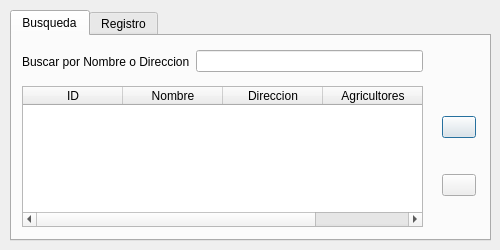
<?xml version="1.0" encoding="UTF-8"?>
<ui version="4.0">
 <class>Dialog</class>
 <widget class="QDialog" name="Dialog">
  <property name="geometry">
   <rect>
    <x>0</x>
    <y>0</y>
    <width>500</width>
    <height>250</height>
   </rect>
  </property>
  <property name="minimumSize">
   <size>
    <width>500</width>
    <height>250</height>
   </size>
  </property>
  <property name="maximumSize">
   <size>
    <width>500</width>
    <height>250</height>
   </size>
  </property>
  <property name="windowTitle">
   <string>Explotaciones</string>
  </property>
  <widget class="QTabWidget" name="tabWidget">
   <property name="enabled">
    <bool>true</bool>
   </property>
   <property name="geometry">
    <rect>
     <x>10</x>
     <y>10</y>
     <width>481</width>
     <height>231</height>
    </rect>
   </property>
   <property name="minimumSize">
    <size>
     <width>0</width>
     <height>0</height>
    </size>
   </property>
   <property name="currentIndex">
    <number>0</number>
   </property>
   <widget class="QWidget" name="tab">
    <attribute name="title">
     <string>Busqueda</string>
    </attribute>
    <widget class="QWidget" name="verticalLayoutWidget">
     <property name="geometry">
      <rect>
       <x>430</x>
       <y>50</y>
       <width>34</width>
       <height>141</height>
      </rect>
     </property>
     <layout class="QVBoxLayout" name="verticalLayout">
      <item>
       <widget class="QPushButton" name="pushButton">
        <property name="text">
         <string/>
        </property>
       </widget>
      </item>
      <item>
       <widget class="QPushButton" name="pushButton_3">
        <property name="text">
         <string/>
        </property>
       </widget>
      </item>
     </layout>
    </widget>
    <widget class="QWidget" name="horizontalLayoutWidget_2">
     <property name="geometry">
      <rect>
       <x>10</x>
       <y>10</y>
       <width>401</width>
       <height>31</height>
      </rect>
     </property>
     <layout class="QHBoxLayout" name="horizontalLayout_2">
      <item>
       <widget class="QLabel" name="label">
        <property name="text">
         <string>Buscar por Nombre o Direccion</string>
        </property>
       </widget>
      </item>
      <item>
       <widget class="QLineEdit" name="lineEdit"/>
      </item>
     </layout>
    </widget>
    <widget class="QWidget" name="horizontalLayoutWidget">
     <property name="geometry">
      <rect>
       <x>10</x>
       <y>50</y>
       <width>401</width>
       <height>141</height>
      </rect>
     </property>
     <layout class="QHBoxLayout" name="horizontalLayout">
      <item>
       <widget class="QTableWidget" name="tableWidget">
        <property name="sizeAdjustPolicy">
         <enum>QAbstractScrollArea::AdjustToContents</enum>
        </property>
        <property name="editTriggers">
         <set>QAbstractItemView::NoEditTriggers</set>
        </property>
        <property name="selectionBehavior">
         <enum>QAbstractItemView::SelectRows</enum>
        </property>
        <column>
         <property name="text">
          <string>ID</string>
         </property>
        </column>
        <column>
         <property name="text">
          <string>Nombre</string>
         </property>
        </column>
        <column>
         <property name="text">
          <string>Direccion</string>
         </property>
        </column>
        <column>
         <property name="text">
          <string>Agricultores</string>
         </property>
        </column>
       </widget>
      </item>
     </layout>
    </widget>
   </widget>
   <widget class="QWidget" name="tab_2">
    <attribute name="title">
     <string>Registro</string>
    </attribute>
    <widget class="QGroupBox" name="groupBox_2">
     <property name="geometry">
      <rect>
       <x>10</x>
       <y>10</y>
       <width>451</width>
       <height>191</height>
      </rect>
     </property>
     <property name="title">
      <string>Registro de Explotaciones</string>
     </property>
     <widget class="QPushButton" name="pushButton_2">
      <property name="geometry">
       <rect>
        <x>330</x>
        <y>150</y>
        <width>111</width>
        <height>23</height>
       </rect>
      </property>
      <property name="text">
       <string>Crear Explotacion</string>
      </property>
     </widget>
     <widget class="QWidget" name="gridLayoutWidget">
      <property name="geometry">
       <rect>
        <x>10</x>
        <y>30</y>
        <width>431</width>
        <height>111</height>
       </rect>
      </property>
      <layout class="QGridLayout" name="gridLayout">
       <item row="1" column="1">
        <widget class="QLineEdit" name="lineEdit_3"/>
       </item>
       <item row="0" column="1">
        <widget class="QLineEdit" name="lineEdit_2"/>
       </item>
       <item row="0" column="0">
        <widget class="QLabel" name="label_2">
         <property name="text">
          <string>Nombre:</string>
         </property>
        </widget>
       </item>
       <item row="1" column="0">
        <widget class="QLabel" name="label_3">
         <property name="text">
          <string>Dirección:</string>
         </property>
        </widget>
       </item>
      </layout>
     </widget>
    </widget>
   </widget>
  </widget>
 </widget>
 <resources/>
 <connections/>
</ui>
